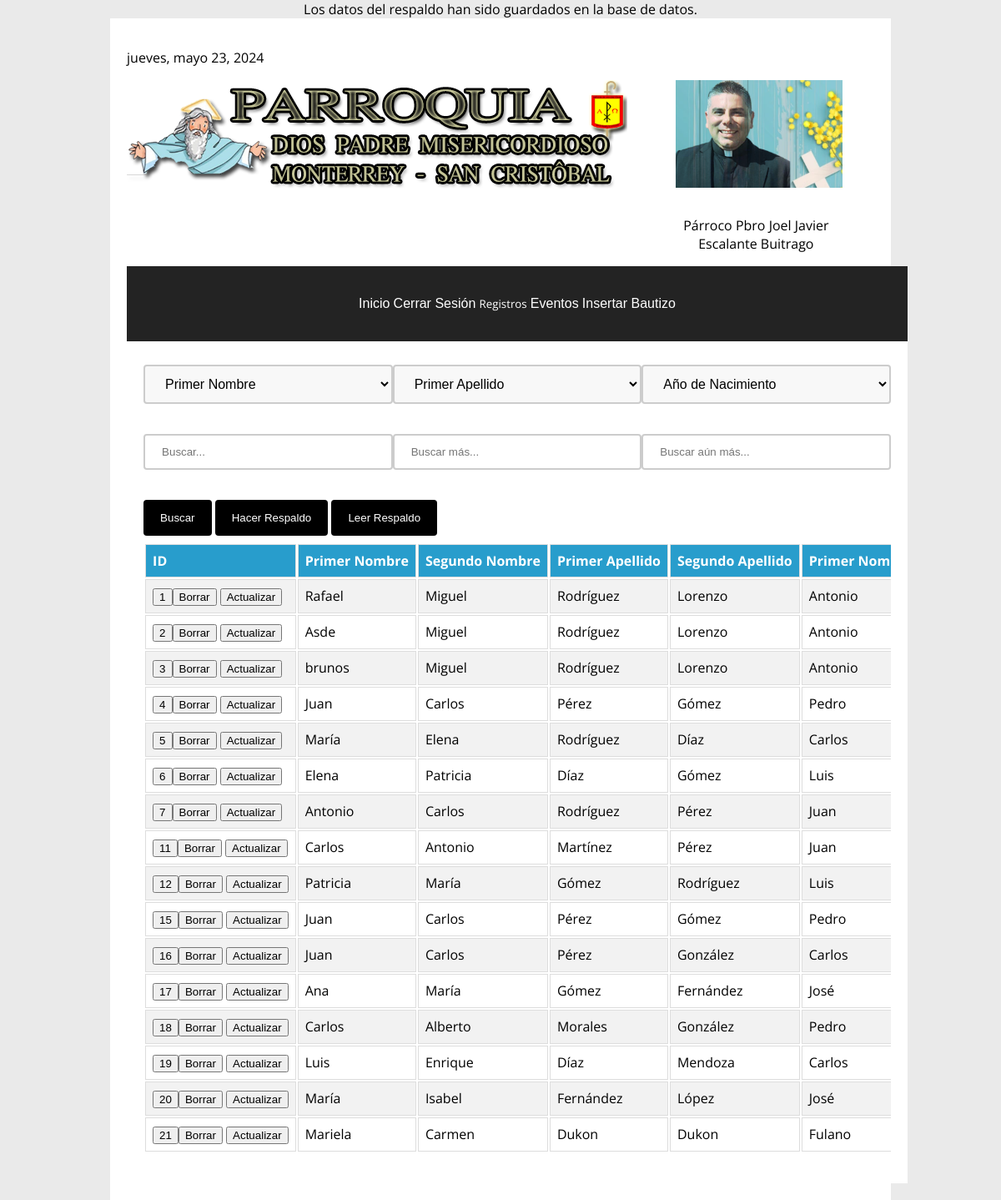
Screenshot of /indexBautizo.php?accion=leer_respaldo (signed in) with the database file from the repository.
### tables this page shows
CREATE TABLE "bautizos" (
	"id"	INTEGER NOT NULL,
	"primer_nombre"	TEXT NOT NULL,
	"segundo_nombre"	TEXT,
	"primer_apellido"	TEXT NOT NULL,
	"segundo_apellido"	TEXT,
	"primer_nombre_papa"	TEXT,
	"segundo_nombre_papa"	TEXT,
	"primer_apellido_papa"	TEXT,
	"segundo_apellido_papa"	TEXT,
	"primer_nombre_mama"	TEXT,
	"segundo_nombre_mama"	TEXT,
	"primer_apellido_mama"	TEXT,
	"segundo_apellido_mama"	TEXT,
	"filiacion"	TEXT,
	"lugar_de_nacimiento"	TEXT NOT NULL,
	"estado_de_nacimiento"	TEXT,
	"dia_de_nacimiento"	TEXT NOT NULL,
	"mes_de_nacimiento"	TEXT NOT NULL,
	"ano_de_nacimiento"	INTEGER NOT NULL,
	"dia_de_bautizo"	TEXT NOT NULL,
	"mes_de_bautizo"	TEXT NOT NULL,
	"ano_de_bautizo"	INTEGER NOT NULL,
	"primer_nombre_padrino"	TEXT,
	"segundo_nombre_padrino"	TEXT,
	"primer_apellido_padrino"	TEXT,
	"segundo_apellido_padrino"	TEXT,
	"primer_nombre_madrina"	TEXT,
	"segundo_nombre_madrina"	TEXT,
	"primer_apellido_madrina"	TEXT,
	"segundo_apellido_madrina"	TEXT,
	"primer_nombre_ministro"	TEXT NOT NULL,
	"segundo_nombre_ministro"	TEXT,
	"primer_apellido_ministro"	TEXT NOT NULL,
	"segundo_apellido_ministro"	TEXT,
	"observacion"	TEXT,
	"numero_registro_civil"	INTEGER NOT NULL,
	"ano_registro_civil"	INTEGER NOT NULL,
	"numLibro"	INTEGER NOT NULL,
	"folio"	INTEGER NOT NULL,
	"numeral"	INTEGER NOT NULL,
	"notaMar"	TEXT,
	"finalidad"	TEXT,
	CHECK(("primer_nombre_padrino" IS NOT NULL AND "primer_apellido_padrino" IS NOT NULL) OR ("primer_nombre_padrina" IS NOT NULL AND "primer_apellido_padrina" IS NOT NULL)),
	CHECK(("primer_nombre_papa" IS NOT NULL AND "primer_apellido_papa" IS NOT NULL) OR ("primer_nombre_mama" IS NOT NULL AND "primer_apellido_mama" IS NOT NULL)),
	PRIMARY KEY("id")
);

### indexBautizo.php (the view, shortened to what this page needs)
<?php
include("conexion2.php");
if (isset($_SESSION['nombre_usuario'])) {
    $nombre_usuario = $_SESSION['nombre_usuario'];
    $stmt = $db->prepare("SELECT [es_maestro], [es_administrador] FROM [usuarios] WHERE [nombre_usuario] = ?");
    $stmt->execute([$nombre_usuario]);
    $user = $stmt->fetch(PDO::FETCH_ASSOC);
}
$search = (isset($_GET['search'])) ? $_GET['search'] : '';
$search2 = (isset($_GET['search2'])) ? $_GET['search2'] : '';
$search3 = (isset($_GET['search3'])) ? $_GET['search3'] : '';
$stmt = $db->prepare("SELECT * FROM [bautizos]");
$stmt->execute();
$data = $stmt->fetchAll(PDO::FETCH_ASSOC);
?>
<!DOCTYPE html>
<html>
<head>
    <link rel="stylesheet" type="text/css" href="stylesRegistros.css">
</head>
<body>
<div class="header">
    <p id="fecha"></p>
    <div class="input-row">
        <div class="input-group">
            <img class="lHead" src="LogoHeader.png" alt="Logo">
        </div>
        <div class="input-group">
            <img class="padre" src="ImagenPadre.png" alt="Imagen del Padre">
            <p style='text-align: center; margin-left: 120px;'>Párroco Pbro Joel Javier<br>Escalante Buitrago</p>
        </div>
    </div>
    <div class="menu-bar">
    <button id="cerrarSesion" onclick="window.location.href='indexRegistros.php'">Inicio</button>
    <?php
    if (isset($_SESSION['nombre_usuario'])) {
        echo '<button id="cerrarSesion" onclick="window.location.href=\'cerrarSesion.php\'">Cerrar Sesión</button>';
    } else {
        echo '<button id="cerrarSesion" onclick="window.location.href=\'iniciarSesion.php\'">Iniciar Sesión</button>';
    }
    ?>
    <div class="menu-registros">
        <button>Registros</button>
    </div>
    <button id="cerrarSesion" onclick="window.location.href='indexEventos.php'">Eventos</button>
    <?php
if (isset($user) && ($user['es_maestro'] || $user['es_administrador'])) {
    echo '<button id="cerrarSesion" onclick="location.href=\'inserBautizo.php\'">Insertar Bautizo</button>';
}
?>
</div>
    <div class="container">
    <form action="" method="get">
    <div class="search-container">
    <div class="search-bar">
        <select name="column">
            <option value="primer_nombre" selected>Primer Nombre</option>
            </select>
    <select name="column2">
            <option value="primer_apellido" selected>Primer Apellido</option>
            </select>
    <select name="column3">
            <option value="ano_de_nacimiento" selected>Año de Nacimiento</option>
            </select>
</div>
<div class="search-bar">
    <input type="text" name="search" value="<?php echo htmlspecialchars($search, ENT_QUOTES, 'UTF-8'); ?>" placeholder="Buscar...">
    <input type="text" name="search2" value="<?php echo htmlspecialchars($search2, ENT_QUOTES, 'UTF-8'); ?>" placeholder="Buscar más...">
    <input type="text" name="search3" value="<?php echo htmlspecialchars($search3, ENT_QUOTES, 'UTF-8'); ?>" placeholder="Buscar aún más...">
</div>
    <input type="submit" value="Buscar">
    <?php
    $user = null;
    if (isset($_SESSION['nombre_usuario'])) {
        $nombre_usuario = $_SESSION['nombre_usuario'];
        $stmt = $db->prepare("SELECT [es_administrador], [es_maestro] FROM [usuarios] WHERE [nombre_usuario] = ?");
        $stmt->execute([$nombre_usuario]);
        $user = $stmt->fetch(PDO::FETCH_ASSOC);
    }
    if ($user && ($user['es_administrador'] || $user['es_maestro'])) {
        echo '<button class="botonInsertar" onclick="hacerRespaldo()">Hacer Respaldo</button>';
        echo '<button class="botonInsertar" onclick="window.location.href=\'indexBautizo.php?accion=leer_respaldo\'">Leer Respaldo</button>';
    }
    ?>
</form>
    <table>
    <tr>
    <th>ID</th>
    <th>Primer Nombre</th>
    <th>Segundo Nombre</th>
    <th>Primer Apellido</th>
    <th>Segundo Apellido</th>
    <th>Primer Nombre Papa</th>
</tr>
    <?php foreach ($data as $row): ?>
        <tr>
            <td>
                <?php
                if (isset($_SESSION['nombre_usuario'])) {
                    $nombre_usuario = $_SESSION['nombre_usuario'];
                    $stmt = $db->prepare("SELECT [es_administrador] FROM [usuarios] WHERE [nombre_usuario] = ?");
                    $stmt->execute([$nombre_usuario]);
                    $user = $stmt->fetch(PDO::FETCH_ASSOC);
                    if ($user['es_administrador']) {
                        echo '<a href="documentoBautismo.php?id=' . $row['id'] . '"><button type="button">' . $row['id'] . '</button></a>';
                        echo '<input type="button" name="del" id="del" value="Borrar" onclick="return confirmDelete(' . $row['id'] . ')">';
                        echo '<a href="actualizarBautizo.php?id=' . $row['id'] .
                                '& nom1=' . $row['primer_nombre'] .
                                '& nom2=' . $row['segundo_nombre'] .
                                '& ape1=' . $row['primer_apellido'] .
                                '& ape2=' . $row['segundo_apellido'] .
                                '& nom_papa1=' . $row['primer_nombre_papa'] .
                                '& nom_papa2=' . $row['segundo_nombre_papa'] .
                                '& apepapa1=' . $row['primer_apellido_papa'] .
                                '& apepapa2=' . $row['segundo_apellido_papa'] .
                                '& nom_mama1=' . $row['primer_nombre_mama'] .
                                '& nom_mama2=' . $row['segundo_nombre_mama'] .
                                '& apemama1=' . $row['primer_apellido_mama'] .
                                '& apemama2=' . $row['segundo_apellido_mama'] .
                                '& fili=' . $row['filiacion'] .
                                '& lugar_nac=' . $row['lugar_de_nacimiento'] .
                                '& estado_nac=' . $row['estado_de_nacimiento'] .
                                '& dia_nac=' . $row['dia_de_nacimiento'] .
                                '& mes_nac=' . $row['mes_de_nacimiento'] .
                                '& ano_nac=' . $row['ano_de_nacimiento'] .
                                '& dia_bau=' . $row['dia_de_bautizo'] .
                                '& mes_bau=' . $row['mes_de_bautizo'] .
                                '& ano_bau=' . $row['ano_de_bautizo'] .
                                '& nom_padri1=' . $row['primer_nombre_padrino'] .
                                '& nom_padri2=' . $row['segundo_nombre_padrino'] .
                                '& apepadri1=' . $row['primer_apellido_padrino'] .
                                '& apepadri2=' . $row['segundo_apellido_padrino'] .
                                '& nom_madri1=' . $row['primer_nombre_madrina'] .
                                '& nom_madri2=' . $row['segundo_nombre_madrina'] .
                                '& apemadri1=' . $row['primer_apellido_madrina'] .
                                '& apemadri2=' . $row['segundo_apellido_madrina'] .
                                '& nom_minis1=' . $row['primer_nombre_ministro'] .
                                '& nom_minis2=' . $row['segundo_nombre_ministro'] .
                                '& apeminis1=' . $row['primer_apellido_ministro'] .
                                '& apeminis2=' . $row['segundo_apellido_ministro'] .
                                '& observ=' . $row['observacion'] .
                                '& num_reg_civil=' . $row['numero_registro_civil'] .
                                '& ano_reg_civil=' . $row['ano_registro_civil'] .
                                '& numLibro=' . $row['numLibro'] .
                                '& folio=' . $row['folio'] .
                                '& numeral=' . $row['numeral'] .
                                '& notaMar=' . $row['notaMar'] .
                                '& finalidad=' . $row['finalidad'] . '"><input type="button" name="up" id="up" value="Actualizar"></a>';
                                                    } else {
                                                        echo $row['id'];
                                                    }
                                                } else {
                                                    echo $row['id'];
                                                }
                                                ?>
                                            </td>
            <td><?php echo $row['primer_nombre']; ?></td>
            <td><?php echo $row['segundo_nombre']; ?></td>
            <td><?php echo $row['primer_apellido']; ?></td>
            <td><?php echo $row['segundo_apellido']; ?></td>
            <td><?php echo $row['primer_nombre_papa']; ?></td>
        </tr>
    <?php endforeach; ?>
</table>
</body>
</html>

### stylesRegistros.css (style rules this page uses)
body { font-family: 'Open Sans', serif; font-size: 16px; background-color: #EAEAEA; display: flex; flex-direction: column; justify-content: center; align-items: center; min-height: 100vh; margin: 0; padding: 0; box-sizing: border-box; }
.header { background-color: #ffffff; width: 935.85px; padding: 20px; box-sizing: border-box; }
img.lHead { width: 600px; height: 132px; margin: 0px 0px 0px 0px; }
img.padre { width: 200px; height: 129.34px; margin: 0px 0px 18px 165px; }
img.padre { width: 200px; height: 129.34px; }
.menu-bar { background-color: #232323; width: 935.85px; height: 89.6px; padding: 0; color: #ffffff; text-align: center; }
.container { background-color: #ffffff; width: 935.85px; padding: 20px; box-sizing: border-box; }
.header, .menu-bar, .container { display: block; width: 935.85px; }
table { width: 100%; display: block; overflow-x: auto; white-space: nowrap; }
th, td { border: 1px solid #ddd; padding: 8px; text-align: left; }
th { background-color: #289DCC; color: white; }
tr { background-color: #ffffff; }
tr:nth-child(even) { background-color: #f2f2f2; }
input[type="text"] { width: 50%; padding: 12px 20px; margin: 8px 0; box-sizing: border-box; border: 2px solid #ccc; border-radius: 4px; }
input[type="submit"] { background-color: #000000; color: white; padding: 14px 20px; margin: 8px 0; border: none; border-radius: 4px; cursor: pointer; transition: background-color 0.5s; }
select { width: 100%; padding: 12px 20px; margin: 8px 0; box-sizing: border-box; border: 2px solid #ccc; border-radius: 4px; background-color: #f8f8f8; font-size: 16px; transition: 0.3s; }
.botonInsertar { background-color: #000000; color: white; padding: 14px 20px; margin: 8px 0; border: none; border-radius: 4px; cursor: pointer; transition: background-color 0.5s; }
.menu-registros { position: relative; display: inline-block; }
button#cerrarSesion { border: none; color: white; text-align: center; text-decoration: none; display: inline-block; font-size: 16px; margin: 4px 2px; cursor: pointer; height: 89.6px; margin: 0; padding: 0; background-color: #232323; }
div.menu-registros > button { font-family: 'Open Sans', sans-serif; border: none; cursor: pointer; text-align: left; height: 89.6px; margin: 0; padding: 0; background-color: #232323; color: white; position: relative; }
.search-bar { display: flex; justify-content: space-between; width: 100%; margin-bottom: 20px; }
.search-bar select, .search-bar input[type="text"] { width: 45%; }
.input-row { display: flex; justify-content: space-between; }
.input-group { display: flex; flex-direction: column; width: 45%; }

### rows the page displays
bautizos: id "1", primer_nombre "Rafael", segundo_nombre "Miguel", primer_apellido "Rodríguez", segundo_apellido "Lorenzo", primer_nombre_papa "Antonio"
bautizos: id "2", primer_nombre "Asde", segundo_nombre "Miguel", primer_apellido "Rodríguez", segundo_apellido "Lorenzo", primer_nombre_papa "Antonio"
bautizos: id "3", primer_nombre "brunos", segundo_nombre "Miguel", primer_apellido "Rodríguez", segundo_apellido "Lorenzo", primer_nombre_papa "Antonio"
bautizos: id "4", primer_nombre "Juan", segundo_nombre "Carlos", primer_apellido "Pérez", segundo_apellido "Gómez", primer_nombre_papa "Pedro"
bautizos: id "5", primer_nombre "María", segundo_nombre "Elena", primer_apellido "Rodríguez", segundo_apellido "Díaz", primer_nombre_papa "Carlos"
bautizos: id "6", primer_nombre "Elena", segundo_nombre "Patricia", primer_apellido "Díaz", segundo_apellido "Gómez", primer_nombre_papa "Luis"
bautizos: id "7", primer_nombre "Antonio", segundo_nombre "Carlos", primer_apellido "Rodríguez", segundo_apellido "Pérez", primer_nombre_papa "Juan"
bautizos: id "11", primer_nombre "Carlos", segundo_nombre "Antonio", primer_apellido "Martínez", segundo_apellido "Pérez", primer_nombre_papa "Juan"
bautizos: id "12", primer_nombre "Patricia", segundo_nombre "María", primer_apellido "Gómez", segundo_apellido "Rodríguez", primer_nombre_papa "Luis"
bautizos: id "15", primer_nombre "Juan", segundo_nombre "Carlos", primer_apellido "Pérez", segundo_apellido "Gómez", primer_nombre_papa "Pedro"
bautizos: id "16", primer_nombre "Juan", segundo_nombre "Carlos", primer_apellido "Pérez", segundo_apellido "González", primer_nombre_papa "Carlos"
bautizos: id "17", primer_nombre "Ana", segundo_nombre "María", primer_apellido "Gómez", segundo_apellido "Fernández", primer_nombre_papa "José"
bautizos: id "18", primer_nombre "Carlos", segundo_nombre "Alberto", primer_apellido "Morales", segundo_apellido "González", primer_nombre_papa "Pedro"
bautizos: id "19", primer_nombre "Luis", segundo_nombre "Enrique", primer_apellido "Díaz", segundo_apellido "Mendoza", primer_nombre_papa "Carlos"
bautizos: id "20", primer_nombre "María", segundo_nombre "Isabel", primer_apellido "Fernández", segundo_apellido "López", primer_nombre_papa "José"
bautizos: id "21", primer_nombre "Mariela", segundo_nombre "Carmen", primer_apellido "Dukon", segundo_apellido "Dukon", primer_nombre_papa "Fulano"
